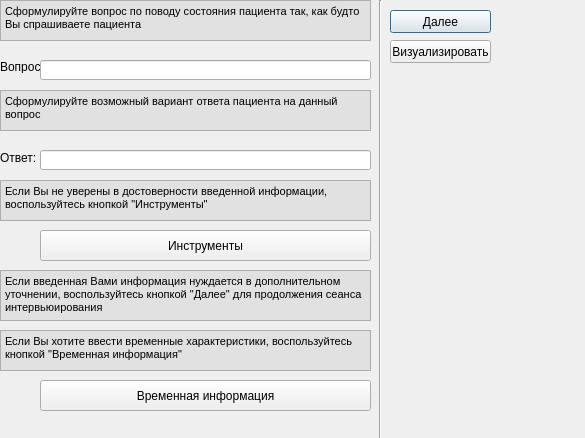
<?xml version="1.0" encoding="UTF-8"?>
<ui version="4.0">
 <class>Dialog</class>
 <widget class="QDialog" name="Dialog">
  <property name="geometry">
   <rect>
    <x>0</x>
    <y>0</y>
    <width>585</width>
    <height>438</height>
   </rect>
  </property>
  <property name="windowTitle">
   <string>Диагностика живых объектов</string>
  </property>
  <widget class="Line" name="line">
   <property name="geometry">
    <rect>
     <x>370</x>
     <y>0</y>
     <width>20</width>
     <height>441</height>
    </rect>
   </property>
   <property name="orientation">
    <enum>Qt::Vertical</enum>
   </property>
  </widget>
  <widget class="QTextBrowser" name="textBrowser">
   <property name="geometry">
    <rect>
     <x>0</x>
     <y>0</y>
     <width>371</width>
     <height>41</height>
    </rect>
   </property>
   <property name="mouseTracking">
    <bool>false</bool>
   </property>
   <property name="styleSheet">
    <string>background-color: rgb(225, 225, 225)</string>
   </property>
   <property name="html">
    <string>&lt;!DOCTYPE HTML PUBLIC &quot;-//W3C//DTD HTML 4.0//EN&quot; &quot;http://www.w3.org/TR/REC-html40/strict.dtd&quot;&gt;
&lt;html&gt;&lt;head&gt;&lt;meta name=&quot;qrichtext&quot; content=&quot;1&quot; /&gt;&lt;style type=&quot;text/css&quot;&gt;
p, li { white-space: pre-wrap; }
&lt;/style&gt;&lt;/head&gt;&lt;body style=&quot; font-family:'Ubuntu'; font-size:11pt; font-weight:400; font-style:normal;&quot;&gt;
&lt;p style=&quot; margin-top:0px; margin-bottom:0px; margin-left:0px; margin-right:0px; -qt-block-indent:0; text-indent:0px;&quot;&gt;&lt;span style=&quot; font-family:'MS Shell Dlg 2'; font-size:8.25pt;&quot;&gt;Сформулируйте вопрос по поводу состояния пациента так, как будто &lt;/span&gt;&lt;/p&gt;
&lt;p style=&quot; margin-top:0px; margin-bottom:0px; margin-left:0px; margin-right:0px; -qt-block-indent:0; text-indent:0px;&quot;&gt;&lt;span style=&quot; font-family:'MS Shell Dlg 2'; font-size:8.25pt;&quot;&gt;Вы спрашиваете пациента&lt;/span&gt;&lt;/p&gt;&lt;/body&gt;&lt;/html&gt;</string>
   </property>
  </widget>
  <widget class="QPushButton" name="bNext">
   <property name="geometry">
    <rect>
     <x>390</x>
     <y>10</y>
     <width>101</width>
     <height>23</height>
    </rect>
   </property>
   <property name="text">
    <string>Далее</string>
   </property>
  </widget>
  <widget class="QPushButton" name="bVisual">
   <property name="geometry">
    <rect>
     <x>390</x>
     <y>40</y>
     <width>101</width>
     <height>23</height>
    </rect>
   </property>
   <property name="text">
    <string>Визуализировать</string>
   </property>
  </widget>
  <widget class="QTextBrowser" name="textBrowser_2">
   <property name="geometry">
    <rect>
     <x>0</x>
     <y>90</y>
     <width>371</width>
     <height>41</height>
    </rect>
   </property>
   <property name="mouseTracking">
    <bool>false</bool>
   </property>
   <property name="styleSheet">
    <string>background-color: rgb(225, 225, 225)</string>
   </property>
   <property name="html">
    <string>&lt;!DOCTYPE HTML PUBLIC &quot;-//W3C//DTD HTML 4.0//EN&quot; &quot;http://www.w3.org/TR/REC-html40/strict.dtd&quot;&gt;
&lt;html&gt;&lt;head&gt;&lt;meta name=&quot;qrichtext&quot; content=&quot;1&quot; /&gt;&lt;style type=&quot;text/css&quot;&gt;
p, li { white-space: pre-wrap; }
&lt;/style&gt;&lt;/head&gt;&lt;body style=&quot; font-family:'Ubuntu'; font-size:11pt; font-weight:400; font-style:normal;&quot;&gt;
&lt;p style=&quot; margin-top:0px; margin-bottom:0px; margin-left:0px; margin-right:0px; -qt-block-indent:0; text-indent:0px;&quot;&gt;&lt;span style=&quot; font-family:'MS Shell Dlg 2'; font-size:8.25pt;&quot;&gt;Сформулируйте возможный вариант ответа пациента на данный вопрос&lt;/span&gt;&lt;/p&gt;&lt;/body&gt;&lt;/html&gt;</string>
   </property>
  </widget>
  <widget class="QTextBrowser" name="textBrowser_3">
   <property name="geometry">
    <rect>
     <x>0</x>
     <y>180</y>
     <width>371</width>
     <height>41</height>
    </rect>
   </property>
   <property name="mouseTracking">
    <bool>false</bool>
   </property>
   <property name="styleSheet">
    <string notr="true">background-color: rgb(225, 225, 225)</string>
   </property>
   <property name="html">
    <string>&lt;!DOCTYPE HTML PUBLIC &quot;-//W3C//DTD HTML 4.0//EN&quot; &quot;http://www.w3.org/TR/REC-html40/strict.dtd&quot;&gt;
&lt;html&gt;&lt;head&gt;&lt;meta name=&quot;qrichtext&quot; content=&quot;1&quot; /&gt;&lt;style type=&quot;text/css&quot;&gt;
p, li { white-space: pre-wrap; }
&lt;/style&gt;&lt;/head&gt;&lt;body style=&quot; font-family:'Ubuntu'; font-size:11pt; font-weight:400; font-style:normal;&quot;&gt;
&lt;p style=&quot; margin-top:0px; margin-bottom:0px; margin-left:0px; margin-right:0px; -qt-block-indent:0; text-indent:0px;&quot;&gt;&lt;span style=&quot; font-family:'MS Shell Dlg 2'; font-size:8.25pt;&quot;&gt;Если Вы не уверены в достоверности введенной информации, воспользуйтесь кнопкой &amp;quot;Инструменты&amp;quot;&lt;/span&gt;&lt;/p&gt;&lt;/body&gt;&lt;/html&gt;</string>
   </property>
  </widget>
  <widget class="QLabel" name="label">
   <property name="geometry">
    <rect>
     <x>0</x>
     <y>60</y>
     <width>47</width>
     <height>13</height>
    </rect>
   </property>
   <property name="text">
    <string>Вопрос:</string>
   </property>
   <property name="textFormat">
    <enum>Qt::RichText</enum>
   </property>
  </widget>
  <widget class="QLabel" name="label_2">
   <property name="geometry">
    <rect>
     <x>0</x>
     <y>150</y>
     <width>47</width>
     <height>16</height>
    </rect>
   </property>
   <property name="text">
    <string>Ответ:</string>
   </property>
  </widget>
  <widget class="QPushButton" name="bInstruments">
   <property name="geometry">
    <rect>
     <x>40</x>
     <y>230</y>
     <width>331</width>
     <height>31</height>
    </rect>
   </property>
   <property name="text">
    <string>Инструменты</string>
   </property>
  </widget>
  <widget class="QTextBrowser" name="textBrowser_4">
   <property name="geometry">
    <rect>
     <x>0</x>
     <y>270</y>
     <width>371</width>
     <height>51</height>
    </rect>
   </property>
   <property name="styleSheet">
    <string notr="true">background-color:rgb(225, 225, 225)</string>
   </property>
   <property name="html">
    <string>&lt;!DOCTYPE HTML PUBLIC &quot;-//W3C//DTD HTML 4.0//EN&quot; &quot;http://www.w3.org/TR/REC-html40/strict.dtd&quot;&gt;
&lt;html&gt;&lt;head&gt;&lt;meta name=&quot;qrichtext&quot; content=&quot;1&quot; /&gt;&lt;style type=&quot;text/css&quot;&gt;
p, li { white-space: pre-wrap; }
&lt;/style&gt;&lt;/head&gt;&lt;body style=&quot; font-family:'Ubuntu'; font-size:11pt; font-weight:400; font-style:normal;&quot;&gt;
&lt;p style=&quot; margin-top:0px; margin-bottom:0px; margin-left:0px; margin-right:0px; -qt-block-indent:0; text-indent:0px;&quot;&gt;&lt;span style=&quot; font-family:'MS Shell Dlg 2'; font-size:8.25pt;&quot;&gt;Если введенная Вами информация нуждается в дополнительном уточнении, воспользуйтесь кнопкой &amp;quot;Далее&amp;quot; для продолжения сеанса интервьюирования&lt;/span&gt;&lt;/p&gt;&lt;/body&gt;&lt;/html&gt;</string>
   </property>
  </widget>
  <widget class="QTextBrowser" name="textBrowser_5">
   <property name="geometry">
    <rect>
     <x>0</x>
     <y>330</y>
     <width>371</width>
     <height>41</height>
    </rect>
   </property>
   <property name="mouseTracking">
    <bool>false</bool>
   </property>
   <property name="styleSheet">
    <string notr="true">background-color: rgb(225, 225, 225)</string>
   </property>
   <property name="html">
    <string>&lt;!DOCTYPE HTML PUBLIC &quot;-//W3C//DTD HTML 4.0//EN&quot; &quot;http://www.w3.org/TR/REC-html40/strict.dtd&quot;&gt;
&lt;html&gt;&lt;head&gt;&lt;meta name=&quot;qrichtext&quot; content=&quot;1&quot; /&gt;&lt;style type=&quot;text/css&quot;&gt;
p, li { white-space: pre-wrap; }
&lt;/style&gt;&lt;/head&gt;&lt;body style=&quot; font-family:'Ubuntu'; font-size:11pt; font-weight:400; font-style:normal;&quot;&gt;
&lt;p style=&quot; margin-top:0px; margin-bottom:0px; margin-left:0px; margin-right:0px; -qt-block-indent:0; text-indent:0px;&quot;&gt;&lt;span style=&quot; font-family:'MS Shell Dlg 2'; font-size:8.25pt;&quot;&gt;Если Вы хотите ввести временные характеристики, воспользуйтесь кнопкой &amp;quot;Временная информация&amp;quot;&lt;/span&gt;&lt;/p&gt;&lt;/body&gt;&lt;/html&gt;</string>
   </property>
  </widget>
  <widget class="QPushButton" name="bTempInfo">
   <property name="geometry">
    <rect>
     <x>40</x>
     <y>380</y>
     <width>331</width>
     <height>31</height>
    </rect>
   </property>
   <property name="text">
    <string>Временная информация</string>
   </property>
  </widget>
  <widget class="QLineEdit" name="question">
   <property name="geometry">
    <rect>
     <x>40</x>
     <y>60</y>
     <width>331</width>
     <height>20</height>
    </rect>
   </property>
  </widget>
  <widget class="QLineEdit" name="answer">
   <property name="geometry">
    <rect>
     <x>40</x>
     <y>150</y>
     <width>331</width>
     <height>20</height>
    </rect>
   </property>
  </widget>
 </widget>
 <resources/>
 <connections/>
</ui>
